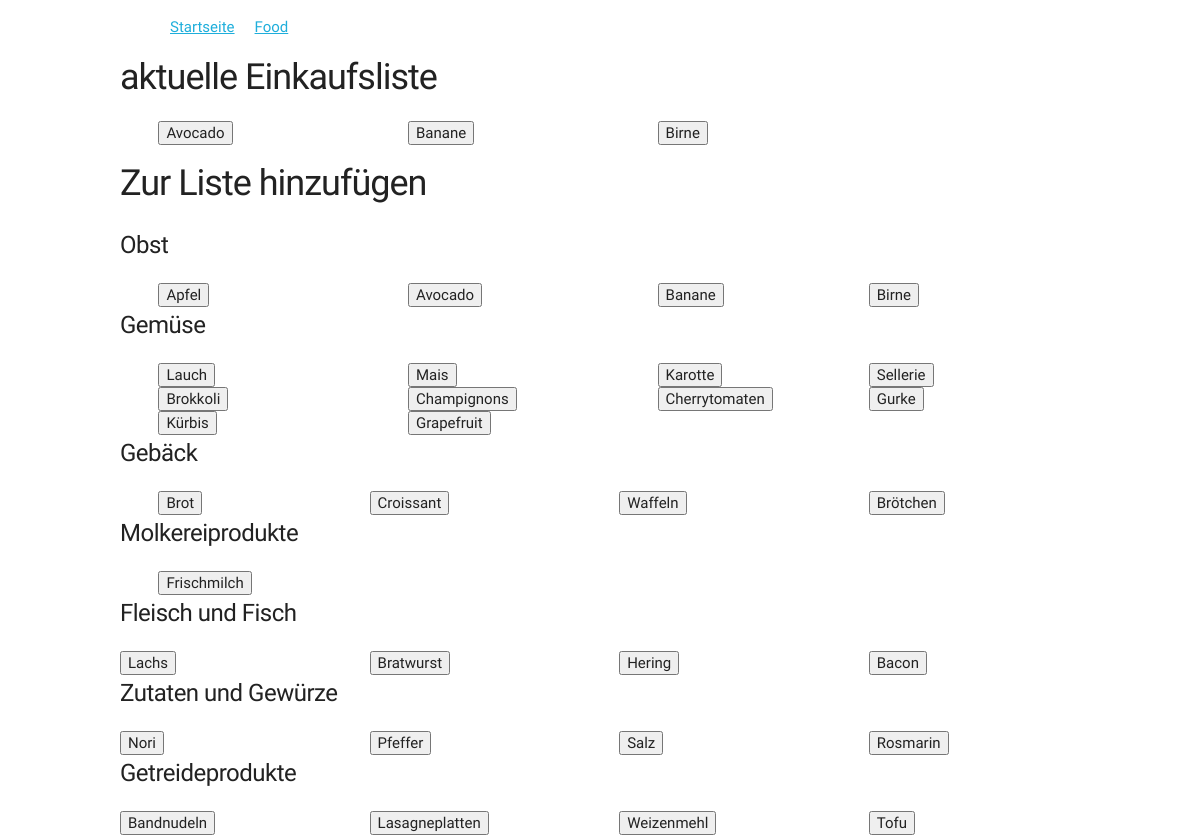
Page /add_food on the committed database.
### main.py (models this page shows, shortened)
class ShoppingList(db.Model):
    id = db.Column(db.Integer, primary_key=True)
    item = db.Column(db.String(1000))
    amount = db.Column(db.Integer)
    comment = db.Column(db.String(1000))
    food_item_id = db.Column(db.Integer)

class FoodType(db.Model):
    id = db.Column(db.Integer, primary_key=True)
    food_type = db.Column(db.String(1000))

class FoodItem(db.Model):
    id = db.Column(db.Integer, primary_key=True)
    item = db.Column(db.String(1000))
    food_type_id = db.Column(db.Integer)

### main.py (the view)
@app.route("/add_food", methods=["POST", "GET"])
def add_food():
    all_foodtype = FoodType.query.filter_by().all()
    all_fooditem = FoodItem.query.filter_by().all()
    if request.method == "POST":
        pressed_id = (list(request.form.keys()))[0]
        pressed_value = (list(request.form.values()))[0]
        print(f"ID of pressed button: {pressed_id}")
        print(f"Text of the pressed button: {pressed_value}")
        if pressed_id is not None:
            if ShoppingList.query.filter_by(food_item_id=pressed_id).first() \
                    or ShoppingList.query.filter_by(item=pressed_value).first():
                print("Element found in shoppinglist, pop it from shoppinglist")
                ShoppingList.query.filter_by(food_item_id=pressed_id).delete()
                ShoppingList.query.filter_by(item=pressed_value).delete()
                db.session.commit()
            else:
                print("Element was NOT found in shoppinglist, add it to shoppinglist")
                if FoodItem.query.filter_by(id=pressed_id).first():
                    food_id = pressed_id
                else:
                    food_id = None
                shoppinglist_element = ShoppingList(pressed_value, None, None, food_id)
                db.session.add(shoppinglist_element)
                db.session.commit()
        cur_shoppinglist = ShoppingList.query.filter_by().all()
        return render_template("add_food.html",
                               all_foodtype=all_foodtype,
                               all_fooditem=all_fooditem,
                               cur_shoppinglist=cur_shoppinglist)
    else:
        cur_shoppinglist = ShoppingList.query.filter_by().all()
        return render_template("add_food.html",
                               all_foodtype=all_foodtype,
                               all_fooditem=all_fooditem,
                               cur_shoppinglist=cur_shoppinglist)

### templates/add_food.html (shortened to what this page needs)
{% extends "base.html" %}
{% block content %}
    <div class="row">
        <div class="eleven columns">
            <h3>aktuelle Einkaufsliste</h3>
        </div>
    </div>
    {% for i in cur_shoppinglist %}
            <div class="three columns">
                <form action="#" method="POST">
                    <p><input hidden_element="hidden" type="submit" name="submit_button_shoppinglist" value={{ i.item }}></input></p>
                </form>
            </div>
    {% endfor %}
    <div class="row">
        <div class="eleven columns">
            <h3>Zur Liste hinzufügen</h3>
        </div>
    </div>
    {% for i in all_foodtype %}
        <div class="row">
            <div class="eleven columns">
                <h5>{{ i.food_type }}</h5>
            </div>
        </div>
        {% for j in all_fooditem %}
            {% if loop.index is divisibleby 4 %}<div class="row">{% endif %}
                {% if i.id == j.food_type_id %}
                    <div class="three columns">
                        <form action="#" method="POST">
                            <input class="button_element" type="submit" name={{ j.id }} value={{ j.item }}></input>
                        </form>
                    </div>
                {% endif %}
            {% if loop.index is divisibleby 4 %}</div>{% endif %}
        {% endfor %}
    {% endfor %}
{% endblock %}

### templates/base.html (shortened to what this page needs)
<!DOCTYPE html>
<html lang="en">
<head>
    <link rel="stylesheet" href="static/normalize.css">
    <link rel="stylesheet" href="static/skeleton_abstract.css">
    <link rel="stylesheet" href="static/style.css">
</head>
<body>
    <div class="container">
        <ul class="navigation">
            <li class="navigation-item">
                <a href="/">Startseite</a>
            </li>
            <li class="navigation-item">
                <a href="/add_food">Food</a>
            </li>
        </ul>
        <div style="clear-both">&nbsp</div>
        {% block content %}{% endblock %}
    </div>
</body>
</html>

### static/skeleton_abstract.css (style rules this page uses)
.container { position: relative; width: 100%; max-width: 960px; margin: 0 auto; padding: 0 20px; box-sizing: border-box; }
.column, .columns { width: 100%; float: left; box-sizing: border-box; }
@media (min-width: 400px) { .container { width: 85%; padding: 0; } }
@media (min-width: 550px) { .container { width: 80%; } }
@media (min-width: 550px) { .column, .columns { margin-left: 4%; } }
@media (min-width: 550px) { .column:first-child, .columns:first-child { margin-left: 0; } }
@media (min-width: 550px) { .three.columns { width: 22%; } }
@media (min-width: 550px) { .eleven.columns { width: 91.3333333333%; } }
html { font-size: 62.5%; }
body { font-size: 1.5em; line-height: 1.6; font-weight: 400; font-family: "Raleway", "HelveticaNeue", "Helvetica Neue", Helvetica, Arial, sans-serif; color: #222; }
h1, h2, h3, h4, h5, h6 { margin-top: 0; margin-bottom: 2rem; font-weight: 300; }
h3 { font-size: 3.0rem; line-height: 1.3; letter-spacing: -.1rem; }
h5 { font-size: 1.8rem; line-height: 1.5; letter-spacing: -.05rem; }
@media (min-width: 550px) { h3 { font-size: 3.6rem; } }
@media (min-width: 550px) { h5 { font-size: 2.4rem; } }
p { margin-top: 0; }
a { color: #1EAEDB; }

### static/style.css (style rules this page uses)
.navigation { list-style-type: none; }
.navigation-item { float: left; padding-left: 10px; padding-right: 10px; }

### rows in the picture
ShoppingList: submit_button_shoppinglist "Avocado"
ShoppingList: submit_button_shoppinglist "Banane"
ShoppingList: submit_button_shoppinglist "Birne"
FoodType: food_type "Obst"
FoodItem: item "Apfel"
FoodItem: item "Avocado"
FoodItem: item "Banane"
FoodItem: item "Birne"
FoodType: food_type "Gemüse"
FoodItem: item "Lauch"
FoodItem: item "Mais"
FoodItem: item "Karotte"
FoodItem: item "Sellerie"
FoodItem: item "Brokkoli"
FoodItem: item "Champignons"
FoodItem: item "Cherrytomaten"
FoodItem: item "Gurke"
FoodItem: item "Kürbis"
FoodItem: item "Grapefruit"
FoodType: food_type "Gebäck"
FoodItem: item "Brot"
FoodItem: item "Croissant"
FoodItem: item "Waffeln"
FoodItem: item "Brötchen"
FoodType: food_type "Molkereiprodukte"
FoodItem: item "Frischmilch"
FoodType: food_type "Fleisch und Fisch"
FoodItem: item "Lachs"
FoodItem: item "Bratwurst"
FoodItem: item "Hering"
FoodItem: item "Bacon"
FoodType: food_type "Zutaten und Gewürze"
FoodItem: item "Nori"
FoodItem: item "Pfeffer"
FoodItem: item "Salz"
FoodItem: item "Rosmarin"
FoodType: food_type "Getreideprodukte"
FoodItem: item "Bandnudeln"
FoodItem: item "Lasagneplatten"
FoodItem: item "Weizenmehl"
FoodItem: item "Tofu"
